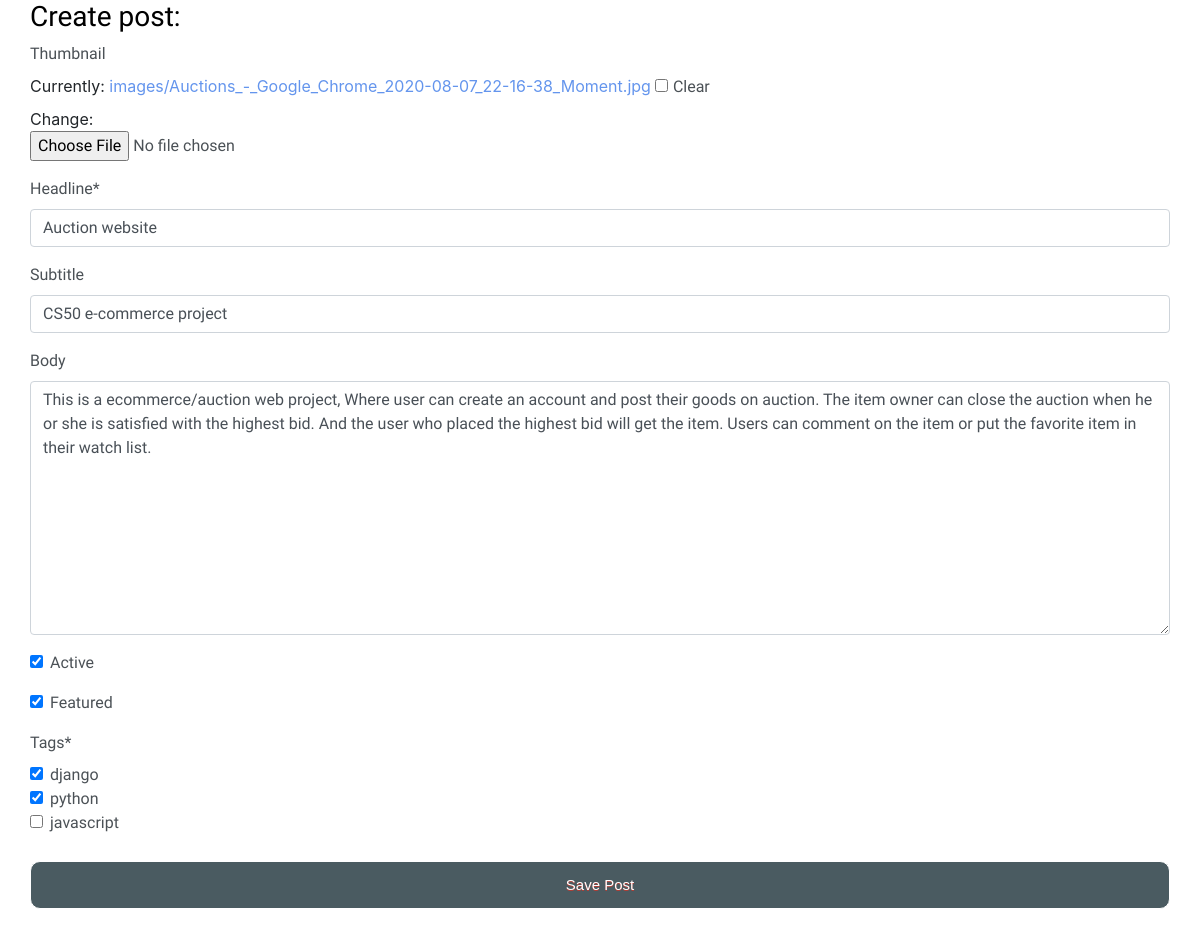
The app's page /update_post/5 (signed in) with its own data.
### base/models.py (models this page shows, shortened)
class Post(models.Model):
    thumbnail = models.ImageField(
        blank=True, null=True, upload_to="images", default="/images/defult.jpg")
    headline = models.CharField(max_length=300, null=True)
    subtitle = models.CharField(max_length=300, blank=True, null=True)
    body = models.TextField(blank=True, null=True)
    active = models.BooleanField(default=True)
    featured = models.BooleanField(default=True)
    tags = models.ManyToManyField(Tag, null=True)

### base/views.py (the view)
# urls.py: path("update_post/<str:pk>", views.updatePost, name="update"),
@login_required(login_url="home")
def updatePost(request, pk):
    post = Post.objects.get(id=pk)
    form = PostForm(instance=post)
    if request.method == 'POST':
        form = PostForm(request.POST, request.FILES, instance=post)
        if form.is_valid():
            form.save()
        return redirect('all_post')
    return render(request, "post_form.html", {
        'form': form,
    })

### base/forms.py
class PostForm(ModelForm):
    class Meta:
        model = Post
        fields = '__all__'
        widgets = {
            'tags': forms.CheckboxSelectMultiple(),
        }

### base/models.py (called while the page is built)
    def __str__(self):
        return self.tag

### base/templates/post_form.html (shortened to what this page needs)
{% extends "layout.html" %}
{% load static %}
{% load crispy_forms_tags %}
{% block body %}
<div class="main-container">
    <h3>Create post: </h3>
    <form action="" method="POST" enctype="multipart/form-data">
        {{ form|crispy }}
        <input type="submit" class="myButton" value="Save Post">
    </form>
</div>
{% endblock body %}

### staticfiles/css/index.css (style rules this page uses)
:root { --Text: black; --secondaryText: #4b5156; --maincolor: #4a5b61; --secondarycolor: #fff; --bordercolor: #c1c1c1; }
html, body { padding: 0; margin: 0; }
a { text-decoration: none; color: cornflowerblue; }
h1, h2, h3, h4, h5, h6, strong { color: var(--Text); font-family: "Grandstander", cursive; }
p, li, span, label, input, textarea { color: var(--secondaryText); font-family: "Trispace", sans-serif; }
.main-container { width: 1200px; margin: 0 auto; }
.myButton { background-color: var(--maincolor); border-radius: 10px; border: 1px solid #ffffff; display: inline-block; cursor: pointer; color: #ffffff; font-family: Arial; font-size: 15px; width: 100%; margin-top: 10px; padding: 12px; text-decoration: none; text-shadow: 0px 1px 0px #b23e35; }
@media screen and (max-width: 1200px) { .main-container { width: 95%; margin: 0 auto; } }

### records on screen
Post: headline "Auction website", subtitle "CS50 e-commerce project", body "This is a ecommerce/auction web project, Where user can create an account and post their goods on auction. The item owner can close the auction when he or she is satisfied with the highest bid. And the user who placed the highest bid will get the item. Users can comment on the item or put the favorite item in their watch list.", active "☑", featured "☑"
